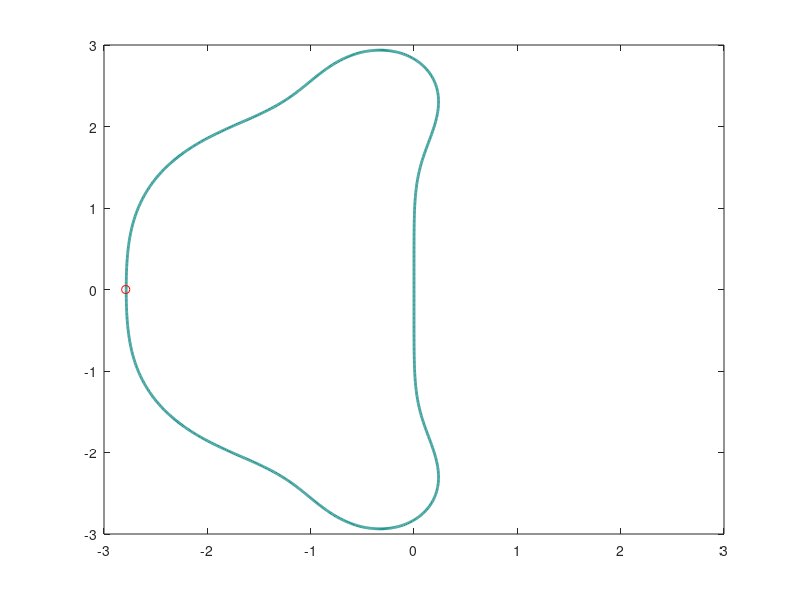

This figure's MATLAB source: (Note: this script raises an error after producing the figure.)
%---------------Homework 4----Problem 2------------------
clear all
clc

x = -3:0.01:3;%The real part of h*lambda
y = -3:0.01:3;%The imaginary part of h*lambda

%If lambda is complex

[x,y] = meshgrid(x,y);
z = x+i*y;% z is equal to h*lambda
R1 = (1 + z + (1/2)*z.^2 + (1/6)*z.^3 + (1/24)*z.^4) ; % The root of cRK when lambda is complex
zlevel1 = abs(R1);% The absolute value of the root
figure
contour(x,y,zlevel1,[1 1], 'LineWidth',2);
hold on
plot(-2.79,0,'ro')
datacursormode on
grid on, title('Stability Region of the cRK Method (lambda is complex)')
xlabel('h \lambda_{x}');
ylabel('h \lambda_{i}');

%If lambda is real

hlambda=-3:.1:1;
R = 1 + hlambda + .5*hlambda.^2 + (1/6)*hlambda.^3 + (1/24)*hlambda.^4;% The root of cRK when lambda is real
figure
plot(hlambda,R)
hold on

plot(-2.79,1,'ro')% Indicate the point (-2.79,1)
plot(0,1,'ro')% Indicate the point (0,1)
datacursormode on
grid on, title('lambda is real')
xlabel('h*lambda');